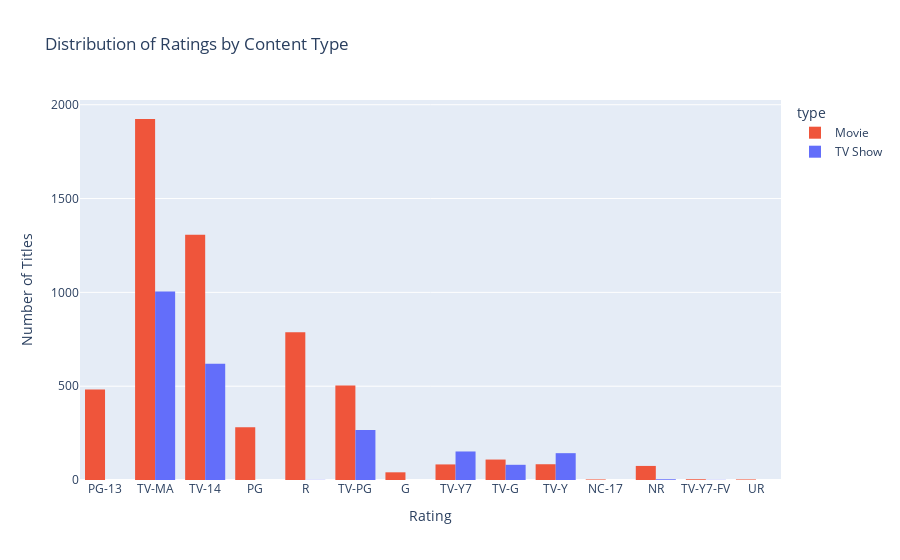

Here is the notebook cell this chart was saved with:
### Markdown cell above
#### 6.3 Ratings Distribution by Content Type

This plot explores how Netflix distributes **audience ratings** across **Movies** and **TV Shows**. Audience ratings such as `TV-MA`, `PG-13`, and `TV-Y7` help define the target viewer group—whether it's family-friendly, teen-focused, or mature content.


- **TV Shows** dominate in ratings like `TV-14`, `TV-Y7`, and `TV-MA`, highlighting a focus on teen and adult series.
- **Movies** are strong in categories such as `PG-13`, `R`, and `TV-MA`, skewing towards a slightly older demographic.
- The overlap in `TV-MA` across both types reflects Netflix’s strong investment in **mature content** for both formats.

This breakdown helps us understand how **content type influences the audience segment** Netflix targets through its rating strategy.

### Code cell
import plotly.express as px

# Drop nulls to avoid skewing the chart
rating_data = df[['rating', 'type']].dropna()

# Plot: Count of ratings by content type
fig = px.histogram(rating_data, 
                   x='rating', 
                   color='type', 
                   barmode='group',
                   title='Distribution of Ratings by Content Type', 
                   labels={'rating': 'Content Rating', 'count': 'Number of Titles'},
                   color_discrete_sequence=['#EF553B', '#636EFA'])  # Red for movies, blue for TV

fig.update_layout(xaxis_title='Rating',
                  yaxis_title='Number of Titles',
                  bargap=0.2)

fig.show()

### Figure 1 — Plotly figure (JSON) as saved in the notebook; plotly's stock layout.template omitted (floating-point values rounded to 4 significant figures; data arrays with more than 128 entries replaced by an {"elided": "..."} marker saying what was removed)
{"data": [{"alignmentgroup": "True", "bingroup": "x", "hovertemplate": "type=Movie<br>Content Rating=%{x}<br>count=%{y}<extra></extra>", "legendgroup": "Movie", "marker": {"color": "#EF553B", "pattern": {"shape": ""}}, "name": "Movie", "offsetgroup": "Movie", "orientation": "v", "showlegend": true, "type": "histogram", "x": {"elided": "5687 str values"}, "xaxis": "x", "yaxis": "y"}, {"alignmentgroup": "True", "bingroup": "x", "hovertemplate": "type=TV Show<br>Content Rating=%{x}<br>count=%{y}<extra></extra>", "legendgroup": "TV Show", "marker": {"color": "#636EFA", "pattern": {"shape": ""}}, "name": "TV Show", "offsetgroup": "TV Show", "orientation": "v", "showlegend": true, "type": "histogram", "x": {"elided": "2274 str values"}, "xaxis": "x", "yaxis": "y"}], "layout": {"bargap": 0.2, "barmode": "group", "legend": {"title": {"text": "type"}, "tracegroupgap": 0}, "title": {"text": "Distribution of Ratings by Content Type"}, "xaxis": {"anchor": "y", "domain": [0, 1], "title": {"text": "Rating"}}, "yaxis": {"anchor": "x", "domain": [0, 1], "title": {"text": "Number of Titles"}}}}
